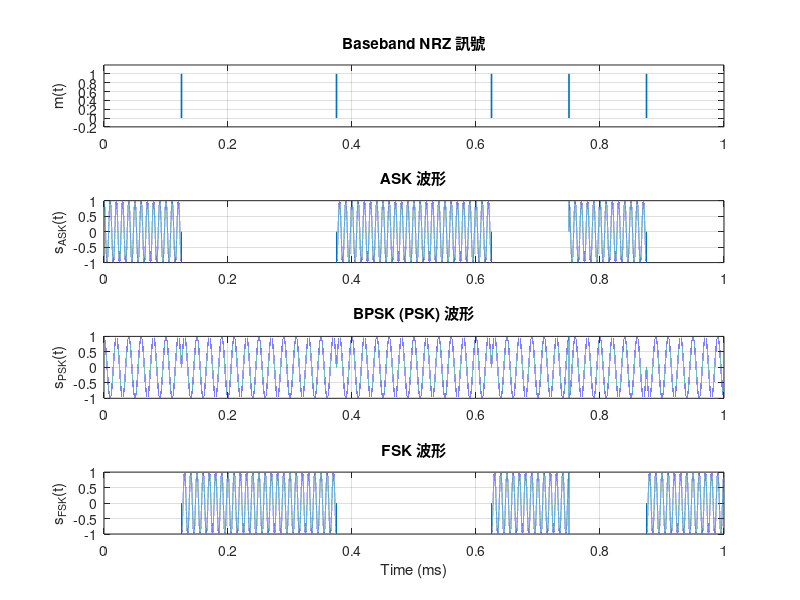
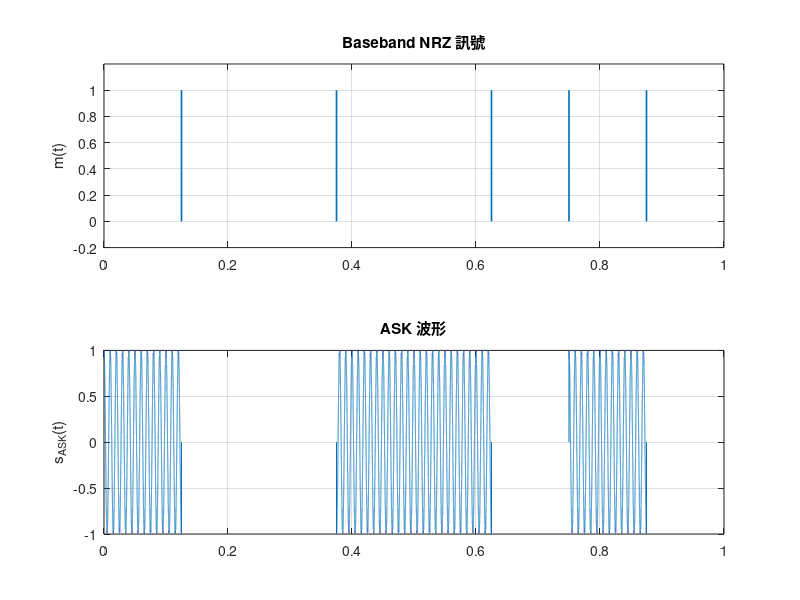
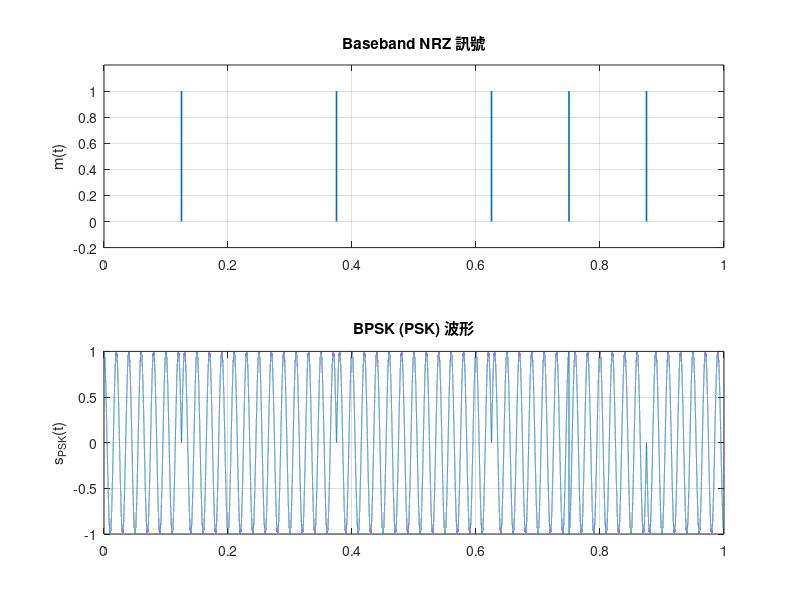
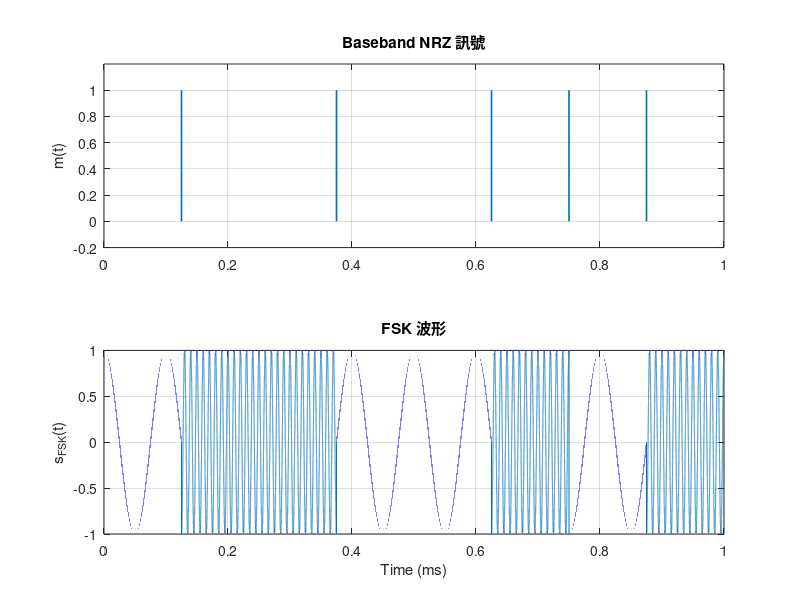

Write MATLAB code to recreate these figures, in order.
% LAB10 數位調變：ASK / PSK / FSK
clear; clc; close all;

% 參數設定
Rb = 8e3;           % bit rate：2 kbps（可以改成 8.3e3 等）
Tb = 1/Rb;          % 一個 bit 的時間
Fs = 1e9;         % 取樣頻率（要遠大於載波頻率） 
Ts = 1/Fs;

bits = [1 0 0 1 1 0 1 0];   % 自訂 bit 串列（可以照講義改）

Nb = Fs/Rb;                 % 每個 bit 佔幾個 sample
t = (0:length(bits)*Nb-1)*Ts;   % 整體時間軸

% 產生 baseband NRZ (unipolar: 0 / 1)
% 如果 MATLAB 沒有 repelem，可以改用：m = kron(bits, ones(1, Nb));
m = repelem(bits, Nb);

% 載波設定（可依講義修改）
fc_ask = 100e3;     % ASK 載波頻率 100 kHz
fc_psk = 50e3;       % PSK 載波頻率 4 kHz
f1_fsk = 10e3;       % FSK：bit=1 時的頻率
f2_fsk = 100e3;      % FSK：bit=0 時的頻率

c_ask = cos(2*pi*fc_ask*t);
c_psk = cos(2*pi*fc_psk*t);

% 1. ASK（Amplitude Shift Keying）
% unipolar：位元 1 → 有載波，位元 0 → 0
s_ask = m .* c_ask;

% 2. PSK（BPSK：Phase Shift Keying）
% 先把 0/1 映射成 bipolar ±1
a_bp = 2*m - 1;         % 1 -> +1, 0 -> -1
s_psk = a_bp .* c_psk;  % 等價於相位 0 與 π 之間切換

% 3. FSK（Frequency Shift Keying）
s_fsk = zeros(size(t));

for k = 1:length(bits)
    idx = (k-1)*Nb + 1 : k*Nb;   % 此 bit 對應的 sample 範圍
    if bits(k) == 1
        s_fsk(idx) = cos(2*pi*f1_fsk*t(idx));   % bit=1 → 用 f1
    else
        s_fsk(idx) = cos(2*pi*f2_fsk*t(idx));   % bit=0 → 用 f2
    end
end


% 繪圖
t_ms = t * 1e3;    % 轉成毫秒方便觀看

figure;
subplot(4,1,1);
plot(t_ms, m, 'LineWidth', 1.2);
ylim([-0.2 1.2]);
ylabel('m(t)');
title('Baseband NRZ 訊號');
grid on;

subplot(4,1,2);
plot(t_ms, s_ask);
ylabel('s_{ASK}(t)');
title('ASK 波形');
grid on;

subplot(4,1,3);
plot(t_ms, s_psk);
ylabel('s_{PSK}(t)');
title('BPSK (PSK) 波形');
grid on;

subplot(4,1,4);
plot(t_ms, s_fsk);
ylabel('s_{FSK}(t)');
xlabel('Time (ms)');
title('FSK 波形');
grid on;




figure('Name',"ASK");

subplot(2,1,1);
plot(t_ms, m, 'LineWidth', 1.2);
ylim([-0.2 1.2]);
ylabel('m(t)');
title('Baseband NRZ 訊號');
grid on;

subplot(2,1,2);
plot(t_ms, s_ask);
ylabel('s_{ASK}(t)');
title('ASK 波形');
grid on;

figure('Name',"PSK");

subplot(2,1,1);
plot(t_ms, m, 'LineWidth', 1.2);
ylim([-0.2 1.2]);
ylabel('m(t)');
title('Baseband NRZ 訊號');
grid on;

subplot(2,1,2);
plot(t_ms, s_psk);
ylabel('s_{PSK}(t)');
title('BPSK (PSK) 波形');
grid on;

figure('Name',"FSK");

subplot(2,1,1);
plot(t_ms, m, 'LineWidth', 1.2);
ylim([-0.2 1.2]);
ylabel('m(t)');
title('Baseband NRZ 訊號');
grid on;

subplot(2,1,2);
plot(t_ms, s_fsk);
ylabel('s_{FSK}(t)');
xlabel('Time (ms)');
title('FSK 波形');
grid on;
